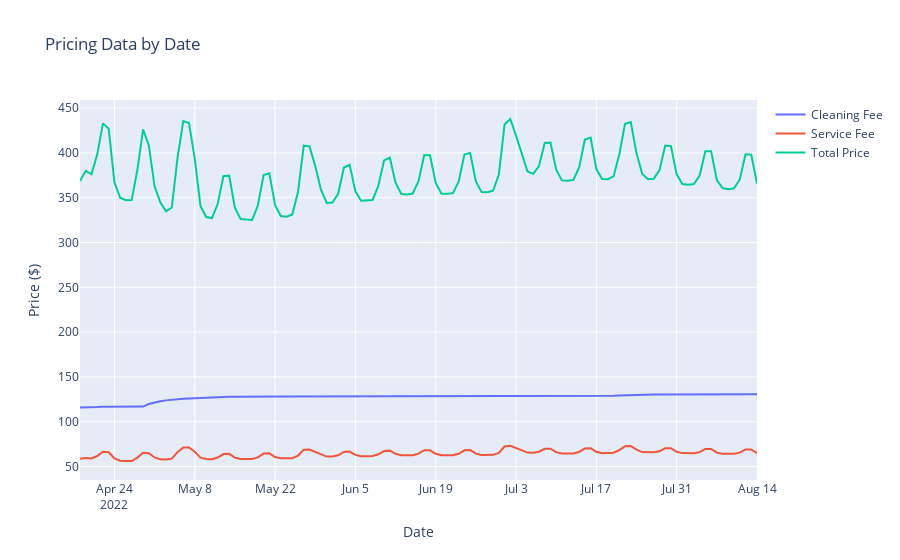

Notebook code for this chart:
### Code cell
price_data_date = price_data.groupby(['check_in'])['cleaning_fee','service_fee','total_price'].apply(lambda row: np.sum(row)/len(row)).reset_index()

# Create traces
price_data_line_fig = go.Figure()
price_data_line_fig.add_trace(go.Scatter(x=price_data_date['check_in'], y=price_data_date['cleaning_fee'],
                    mode='lines',
                    name='Cleaning Fee'))
price_data_line_fig.add_trace(go.Scatter(x=price_data_date['check_in'], y=price_data_date['service_fee'],
                    mode='lines',
                    name='Service Fee'))
price_data_line_fig.add_trace(go.Scatter(x=price_data_date['check_in'], y=price_data_date['total_price'],
                    mode='lines', 
                    name='Total Price'))
price_data_line_fig.update_layout(title_text="Pricing Data by Date", xaxis_title='Date', yaxis_title='Price ($)')
filename = "newsletter_features/price_data_line_fig.png"
price_data_line_fig.write_image(filename, engine='kaleido', width=2000, height=500)
price_data_line_fig.show()
